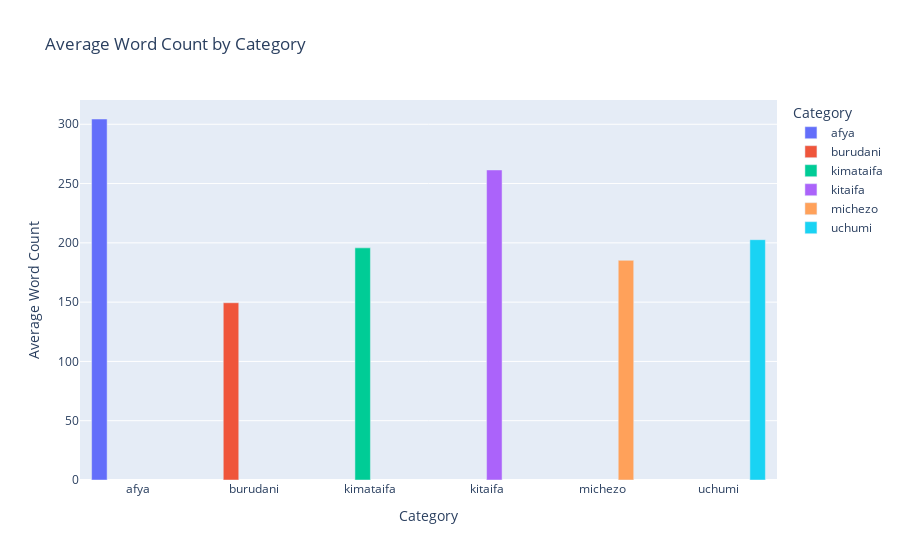

The cell this chart's notebook holds for it:
### Markdown cell above
#### **Average Word Count by Category**

### Code cell
df_grouped = train_df_copy.groupby('category', as_index=False)['word_count'].mean()

fig = px.bar(df_grouped, x='category', y='word_count', color='category',
             title='Average Word Count by Category',
             labels={'category': 'Category', 'word_count': 'Average Word Count'},
             barmode='group') 
fig.write_image('word_count_by_category.jpg')  
fig.show()

### Figure 1 — Plotly figure (JSON) as saved in the notebook; plotly's stock layout.template omitted (floating-point values rounded to 4 significant figures)
{"data": [{"alignmentgroup": "True", "hovertemplate": "Category=%{x}<br>Average Word Count=%{y}<extra></extra>", "legendgroup": "afya", "marker": {"color": "#636efa"}, "name": "afya", "offsetgroup": "afya", "orientation": "v", "showlegend": true, "textposition": "auto", "type": "bar", "x": ["afya"], "xaxis": "x", "y": [304.4], "yaxis": "y"}, {"alignmentgroup": "True", "hovertemplate": "Category=%{x}<br>Average Word Count=%{y}<extra></extra>", "legendgroup": "burudani", "marker": {"color": "#EF553B"}, "name": "burudani", "offsetgroup": "burudani", "orientation": "v", "showlegend": true, "textposition": "auto", "type": "bar", "x": ["burudani"], "xaxis": "x", "y": [149.5], "yaxis": "y"}, {"alignmentgroup": "True", "hovertemplate": "Category=%{x}<br>Average Word Count=%{y}<extra></extra>", "legendgroup": "kimataifa", "marker": {"color": "#00cc96"}, "name": "kimataifa", "offsetgroup": "kimataifa", "orientation": "v", "showlegend": true, "textposition": "auto", "type": "bar", "x": ["kimataifa"], "xaxis": "x", "y": [195.8], "yaxis": "y"}, {"alignmentgroup": "True", "hovertemplate": "Category=%{x}<br>Average Word Count=%{y}<extra></extra>", "legendgroup": "kitaifa", "marker": {"color": "#ab63fa"}, "name": "kitaifa", "offsetgroup": "kitaifa", "orientation": "v", "showlegend": true, "textposition": "auto", "type": "bar", "x": ["kitaifa"], "xaxis": "x", "y": [261.5], "yaxis": "y"}, {"alignmentgroup": "True", "hovertemplate": "Category=%{x}<br>Average Word Count=%{y}<extra></extra>", "legendgroup": "michezo", "marker": {"color": "#FFA15A"}, "name": "michezo", "offsetgroup": "michezo", "orientation": "v", "showlegend": true, "textposition": "auto", "type": "bar", "x": ["michezo"], "xaxis": "x", "y": [185.3], "yaxis": "y"}, {"alignmentgroup": "True", "hovertemplate": "Category=%{x}<br>Average Word Count=%{y}<extra></extra>", "legendgroup": "uchumi", "marker": {"color": "#19d3f3"}, "name": "uchumi", "offsetgroup": "uchumi", "orientation": "v", "showlegend": true, "textposition": "auto", "type": "bar", "x": ["uchumi"], "xaxis": "x", "y": [202.7], "yaxis": "y"}], "layout": {"barmode": "group", "legend": {"title": {"text": "Category"}, "tracegroupgap": 0}, "title": {"text": "Average Word Count by Category"}, "xaxis": {"anchor": "y", "categoryarray": ["afya", "burudani", "kimataifa", "kitaifa", "michezo", "uchumi"], "categoryorder": "array", "domain": [0, 1], "title": {"text": "Category"}}, "yaxis": {"anchor": "x", "domain": [0, 1], "title": {"text": "Average Word Count"}}}}
